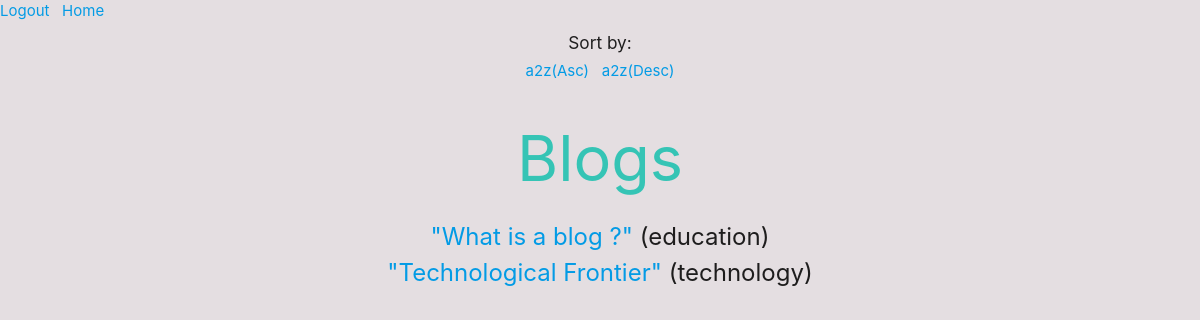
The page /readblog/ (signed in) on the database its author committed.
### main/models.py (models this page shows, shortened)
class Blog(models.Model):
    title = models.CharField(max_length=100)
    body = models.TextField(max_length=3000)
    genre = models.CharField(max_length=100,blank=True,null=True)
    author = models.CharField(max_length=100, blank = True , null = True)
    age = models.IntegerField(validators=[
        MaxValueValidator(100),
        MinValueValidator(4)
    ],blank=True, null=True)

### main/views.py (the view)
# urls.py: path('readblog/',views.Readblog, name='readblog'),
@login_required
def Readblog(request):
    query_set = models.Blog.objects.all()
    paginator = Paginator(query_set,10)
    page = request.GET.get('page',1)
    try:
        users = paginator.page(page)
    except PageNotAnInteger:
        users = paginator.page(1)
    except EmptyPage:
        users = paginator.page(paginator.num_pages)
    qs = models.Blog.objects.all()
    try:
        f=request.GET['filter']
    except MultiValueDictKeyError:
        f=False
    try:
        r=request.GET['reverse']
    except MultiValueDictKeyError:
        r=False
    if f=='a2z' and r=='0':
        qs=qs.order_by('title')
    elif f=='a2z' and r=='1':
        qs=qs.order_by('-title')
    context = {
        "query_set":query_set,
        "qs":qs,
        "users":users,
        "r":r,
        "f":f,
    }
    return render(request,'main/readblog.html',context)

### templates/main/readblog.html
{% extends 'main/base.html' %}
{% block body %}
    <div style="text-align: center;">
    <h6>Sort by:</h6>
    <div>
        <a href="{% url 'readblog' %}?filter=a2z&reverse=0">a2z(Asc)</a> &nbsp;
        <a href="{% url 'readblog' %}?filter=a2z&reverse=1">a2z(Desc)</a>
    </div>
    </div>
 <h1 style="color: rgb(53, 196, 181); text-align: center"> Blogs </h1>
 <ul style="text-align: center;">
        {% for art in qs %}
        <li style="font-size: x-large;">
            <a href="{% url 'art' id=art.pk %}">
           "{{ art.title }}"
        </a>  ({{ art.genre }})
        </li>
        {% endfor %}
 </ul>
{% endblock %}

### templates/main/base.html (shortened to what this page needs)
{% load static %}
<!DOCTYPE html>
<html>
    <head>
        <link rel="stylesheet" href="{% static 'css/materialize.min.css' %}">
    </head>
    <body style="background-color: rgba(219, 211, 215, 0.733)">
        <a href="{% url 'logout' %}">Logout </a>  &nbsp; <a href="{% url 'Index' %}">  Home</a>
         {% block body %} {% endblock %}
    </body>
</html>

### rows shown on the page
Blog: title "What is a blog ?", genre "education"
Blog: title "Technological Frontier", genre "technology"
